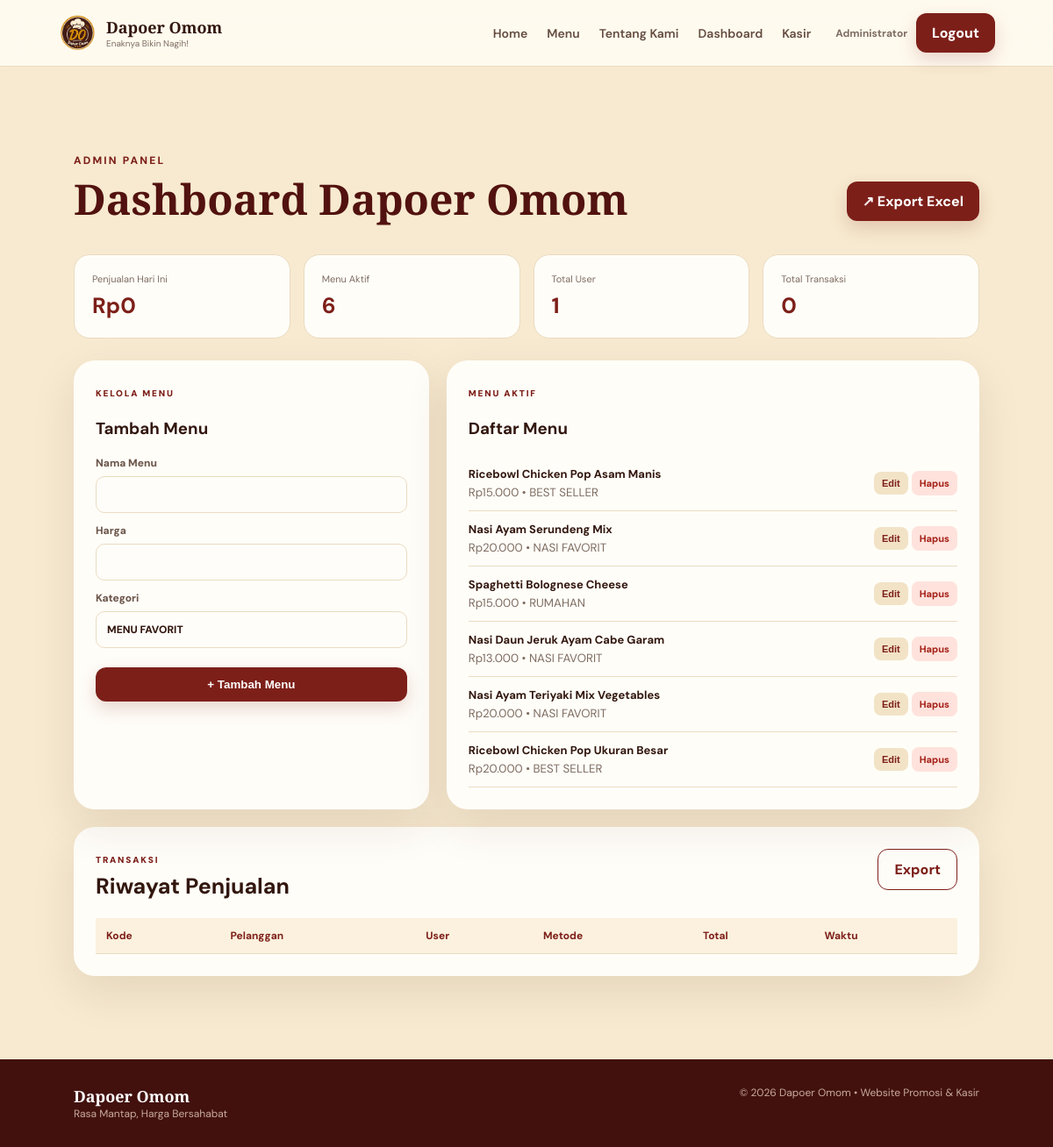
/admin.php (signed in), run on the app's committed database.
### tables this page shows
CREATE TABLE menu(
 id INT AUTO_INCREMENT PRIMARY KEY,nama VARCHAR(160) NOT NULL,harga INT NOT NULL,
 kategori VARCHAR(80) DEFAULT 'MENU FAVORIT',gambar VARCHAR(255) DEFAULT 'assets/poster.jpg',
 status TINYINT(1) DEFAULT 1,created_at TIMESTAMP DEFAULT CURRENT_TIMESTAMP
);

### config.php (called while the page is built, shortened)
<?php
function e($v){return htmlspecialchars($v ?? "",ENT_QUOTES,"UTF-8");}
function rupiah($n){return "Rp".number_format((int)$n,0,",",".");}
?>

### admin.php (the view, shortened to what this page needs)
<?php
require "auth.php";require_admin();$page_title="Dashboard Admin";
$menuCount=$conn->query("SELECT COUNT(*) c FROM menu WHERE status=1")->fetch_assoc()["c"];
$userCount=$conn->query("SELECT COUNT(*) c FROM users WHERE role='user'")->fetch_assoc()["c"];
$trxCount=$conn->query("SELECT COUNT(*) c FROM transaksi")->fetch_assoc()["c"];
$sales=$conn->query("SELECT COALESCE(SUM(total),0) t FROM transaksi WHERE DATE(created_at)=CURDATE()")->fetch_assoc()["t"];
$menus=$conn->query("SELECT * FROM menu WHERE status=1 ORDER BY id DESC");
require "header.php";
?>
<section class="section admin-section"><div class="section-heading"><div><span class="eyebrow">ADMIN PANEL</span><h2>Dashboard Dapoer Omom</h2></div><a class="btn btn-primary" href="export.php">↗ Export Excel</a></div>
<div class="stats"><div><span>Penjualan Hari Ini</span><b><?=rupiah($sales)?></b></div><div><span>Menu Aktif</span><b><?=$menuCount?></b></div><div><span>Total User</span><b><?=$userCount?></b></div><div><span>Total Transaksi</span><b><?=$trxCount?></b></div></div>
<div class="admin-grid"><div class="card"><span class="mini-label">KELOLA MENU</span><h3>Tambah Menu</h3><form method="post"><input type="hidden" name="add_menu" value="1"><label>Nama Menu<input name="nama" required></label><label>Harga<input type="number" name="harga" required></label><label>Kategori<input name="kategori" value="MENU FAVORIT"></label><button class="btn btn-primary full">+ Tambah Menu</button></form></div>
<div class="card"><span class="mini-label">MENU AKTIF</span><h3>Daftar Menu</h3><?php while($m=$menus->fetch_assoc()):?><div class="admin-menu-row"><div><b><?=e($m["nama"])?></b><small><?=rupiah($m["harga"])?> • <?=e($m["kategori"])?></small></div><div><button type="button" class="mini-btn" onclick='editMenu(<?=json_encode($m,JSON_HEX_TAG|JSON_HEX_APOS|JSON_HEX_QUOT)?>)'>Edit</button><a class="mini-btn danger" href="?delete_menu=<?=$m["id"]?>" onclick="return confirm('Nonaktifkan menu ini?')">Hapus</a></div></div><?php endwhile;?></div></div>
<div class="card table-wrap"><div class="panel-title"><div><span class="mini-label">TRANSAKSI</span><h3>Riwayat Penjualan</h3></div><a class="btn btn-outline" href="export.php">Export</a></div><table><thead><tr><th>Kode</th><th>Pelanggan</th><th>User</th><th>Metode</th><th>Total</th><th>Waktu</th></tr></thead></table></div></section>
<?php require "footer.php"; ?>

### style.css (style rules this page uses)
:root { --cream:#f8f0df; --cream-2:#fffaf0; --maroon:#7d1f19; --maroon-dark:#52120f; --mustard:#e6a915; --brown:#32170f; --muted:#7e6d62; --line:#eadbc1; --white:#fffdf8; --shadow:0 18px 50px rgba(72,30,12,.10); }
* { box-sizing:border-box;scroll-behavior:smooth }
html { scroll-padding-top:88px }
body { margin:0;background:var(--cream);color:var(--brown);font-family:"DM Sans",sans-serif }
a { text-decoration:none;color:inherit }
.nav-cta,.btn { border:0;cursor:pointer;font-weight:800;border-radius:12px;padding:12px 18px;display:inline-flex;justify-content:center;align-items:center;transition:.2s }
.nav-cta,.btn-primary { background:var(--maroon);color:white;box-shadow:0 8px 20px rgba(125,31,25,.18) }
.eyebrow { font-size:12px;letter-spacing:2.2px;font-weight:800;color:var(--maroon) }
.btn-outline { background:transparent;border:1.5px solid var(--maroon);color:var(--maroon) }
.btn.full { width:100%;margin-top:10px }
.section { padding:95px 7% }
.section-heading { display:flex;justify-content:space-between;align-items:end;gap:30px;margin-bottom:38px }
.section-heading h2,.about-copy h2,.contact-section h2 { font-family:"Playfair Display",serif;font-size:clamp(34px,4vw,54px);line-height:1.05;margin:10px 0 0;color:var(--maroon-dark) }
.card { background:var(--white);color:var(--brown);border-radius:24px;padding:25px;box-shadow:var(--shadow) }
.panel-title { display:flex;justify-content:space-between;align-items:start }
.panel-title h3,.payment-panel h3 { font-size:25px;margin:5px 0 20px }
.mini-label { font-size:10px;letter-spacing:1.8px;color:var(--maroon);font-weight:900 }
label { display:block;font-size:12px;font-weight:800;color:#6b554a }
input,select { width:100%;margin-top:7px;border:1px solid var(--line);border-radius:10px;padding:12px;background:#fffdf9;color:var(--brown);font:inherit;outline:none }
html { scroll-behavior:smooth }
button,a,input,select { touch-action:manipulation }
.auth-box label,.card label { display:block;font-size:12px;font-weight:800;color:#6b554a;margin:12px 0 }
.auth-box input,.card input,.card select { width:100%;margin-top:7px;border:1px solid var(--line);border-radius:10px;padding:12px;background:#fffdf9;color:var(--brown);font:inherit }
.full { width:100%;margin-top:10px }
.admin-section { background:#f7ead0 }
.stats { display:grid;grid-template-columns:repeat(4,1fr);gap:15px;margin-bottom:25px }
.stats>div { background:var(--white);border:1px solid var(--line);border-radius:18px;padding:20px }
.stats span { font-size:11px;color:var(--muted);display:block }
.stats b { display:block;font-size:25px;color:var(--maroon);margin-top:7px }
.admin-grid { display:grid;grid-template-columns:.8fr 1.2fr;gap:20px;margin-bottom:20px }
.admin-menu-row { display:flex;justify-content:space-between;align-items:center;gap:10px;border-bottom:1px solid var(--line);padding:12px 0 }
.admin-menu-row b { display:block;font-size:13px }
.admin-menu-row small { display:block;color:var(--muted);margin-top:4px }
.mini-btn { display:inline-flex;padding:7px 9px;border-radius:8px;background:#f2e3c6;color:var(--maroon);font-size:11px;font-weight:800;border:0;cursor:pointer;margin-left:4px }
.mini-btn.danger { background:#ffe2dc;color:#a52219 }
.table-wrap { overflow:auto }
.table-wrap table { width:100%;border-collapse:collapse;min-width:680px }
.table-wrap th,.table-wrap td { padding:12px;border-bottom:1px solid var(--line);text-align:left;font-size:12px }
.table-wrap th { color:var(--maroon);background:#fbf1de }
html, body { min-height: 100%; }
body { min-height: 100vh; display: flex; flex-direction: column; }

### data on the page
menu: nama "Ricebowl Chicken Pop Asam Manis", harga "Rp15.000", kategori "BEST SELLER"
menu: nama "Nasi Ayam Serundeng Mix", harga "Rp20.000", kategori "NASI FAVORIT"
menu: nama "Spaghetti Bolognese Cheese", harga "Rp15.000", kategori "RUMAHAN"
menu: nama "Nasi Daun Jeruk Ayam Cabe Garam", harga "Rp13.000", kategori "NASI FAVORIT"
menu: nama "Nasi Ayam Teriyaki Mix Vegetables", harga "Rp20.000", kategori "NASI FAVORIT"
menu: nama "Ricebowl Chicken Pop Ukuran Besar", harga "Rp20.000", kategori "BEST SELLER"

### other printed values
$_SESSION["user"]["nama"] "Administrator"
rupiah($sales) "Rp0"
$menuCount "6"
$userCount "1"
$trxCount "0"
